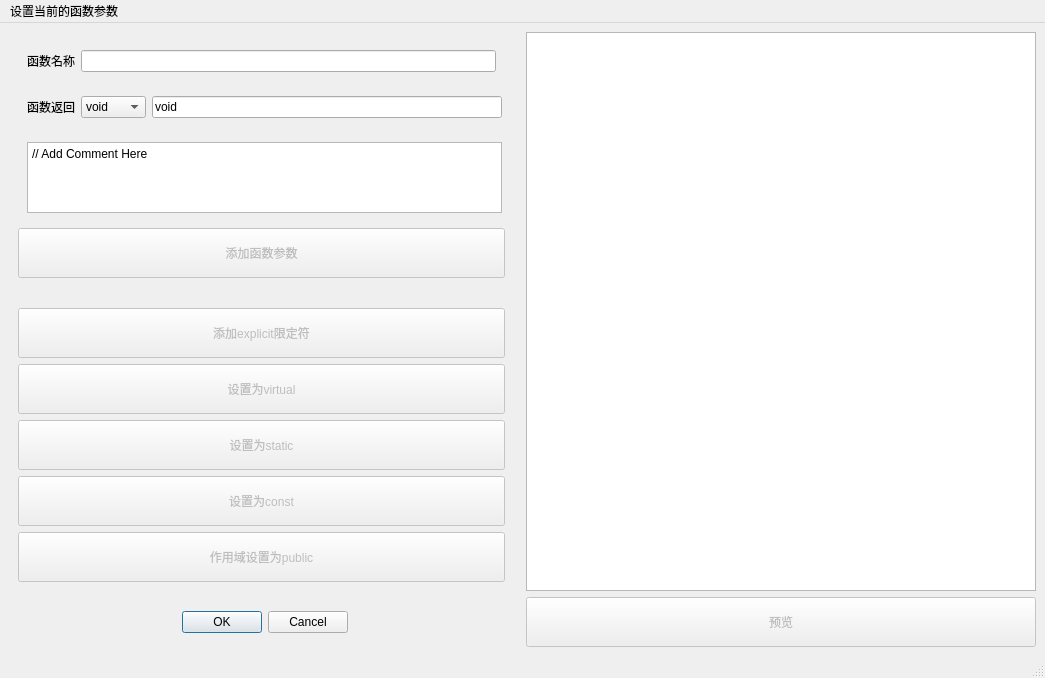
<?xml version="1.0" encoding="UTF-8"?>
<ui version="4.0">
 <class>NewFunctionWindow</class>
 <widget class="QMainWindow" name="NewFunctionWindow">
  <property name="geometry">
   <rect>
    <x>0</x>
    <y>0</y>
    <width>1045</width>
    <height>678</height>
   </rect>
  </property>
  <property name="windowTitle">
   <string>MainWindow</string>
  </property>
  <widget class="QWidget" name="centralwidget">
   <layout class="QGridLayout" name="gridLayout_6">
    <item row="0" column="1">
     <widget class="QTextBrowser" name="textBrowser"/>
    </item>
    <item row="1" column="0">
     <widget class="QDialogButtonBox" name="buttonBox">
      <property name="standardButtons">
       <set>QDialogButtonBox::Cancel|QDialogButtonBox::Ok</set>
      </property>
      <property name="centerButtons">
       <bool>true</bool>
      </property>
     </widget>
    </item>
    <item row="0" column="0">
     <widget class="QWidget" name="widget_4" native="true">
      <layout class="QGridLayout" name="gridLayout_3">
       <item row="5" column="0">
        <widget class="QPushButton" name="btn_addExplicit">
         <property name="enabled">
          <bool>false</bool>
         </property>
         <property name="minimumSize">
          <size>
           <width>200</width>
           <height>50</height>
          </size>
         </property>
         <property name="text">
          <string>添加explicit限定符</string>
         </property>
        </widget>
       </item>
       <item row="7" column="0">
        <widget class="QPushButton" name="btn_set_static">
         <property name="enabled">
          <bool>false</bool>
         </property>
         <property name="minimumSize">
          <size>
           <width>200</width>
           <height>50</height>
          </size>
         </property>
         <property name="text">
          <string>设置为static</string>
         </property>
        </widget>
       </item>
       <item row="8" column="0">
        <widget class="QPushButton" name="btn_add_const">
         <property name="enabled">
          <bool>false</bool>
         </property>
         <property name="minimumSize">
          <size>
           <width>200</width>
           <height>50</height>
          </size>
         </property>
         <property name="text">
          <string>设置为const</string>
         </property>
        </widget>
       </item>
       <item row="2" column="0" colspan="2">
        <widget class="QWidget" name="widget_5" native="true">
         <layout class="QGridLayout" name="gridLayout_4">
          <item row="0" column="0">
           <widget class="QTextEdit" name="comment_for_func">
            <property name="enabled">
             <bool>true</bool>
            </property>
            <property name="html">
             <string>&lt;!DOCTYPE HTML PUBLIC &quot;-//W3C//DTD HTML 4.0//EN&quot; &quot;http://www.w3.org/TR/REC-html40/strict.dtd&quot;&gt;
&lt;html&gt;&lt;head&gt;&lt;meta name=&quot;qrichtext&quot; content=&quot;1&quot; /&gt;&lt;meta charset=&quot;utf-8&quot; /&gt;&lt;style type=&quot;text/css&quot;&gt;
p, li { white-space: pre-wrap; }
hr { height: 1px; border-width: 0; }
li.unchecked::marker { content: &quot;\2610&quot;; }
li.checked::marker { content: &quot;\2612&quot;; }
&lt;/style&gt;&lt;/head&gt;&lt;body style=&quot; font-family:'Microsoft YaHei UI'; font-size:9pt; font-weight:400; font-style:normal;&quot;&gt;
&lt;p style=&quot; margin-top:0px; margin-bottom:0px; margin-left:0px; margin-right:0px; -qt-block-indent:0; text-indent:0px;&quot;&gt;// Add Comment Here&lt;/p&gt;
&lt;p style=&quot;-qt-paragraph-type:empty; margin-top:0px; margin-bottom:0px; margin-left:0px; margin-right:0px; -qt-block-indent:0; text-indent:0px;&quot;&gt;&lt;br /&gt;&lt;/p&gt;&lt;/body&gt;&lt;/html&gt;</string>
            </property>
           </widget>
          </item>
         </layout>
        </widget>
       </item>
       <item row="4" column="0">
        <widget class="QWidget" name="widget_6" native="true">
         <layout class="QGridLayout" name="gridLayout_5"/>
        </widget>
       </item>
       <item row="6" column="0">
        <widget class="QPushButton" name="btn_addVirtual">
         <property name="enabled">
          <bool>false</bool>
         </property>
         <property name="minimumSize">
          <size>
           <width>200</width>
           <height>50</height>
          </size>
         </property>
         <property name="text">
          <string>设置为virtual</string>
         </property>
        </widget>
       </item>
       <item row="0" column="0">
        <widget class="QWidget" name="widget_3" native="true">
         <layout class="QGridLayout" name="gridLayout_2">
          <item row="0" column="0">
           <widget class="QLabel" name="func_name_label">
            <property name="text">
             <string>函数名称</string>
            </property>
           </widget>
          </item>
          <item row="0" column="1">
           <widget class="QLineEdit" name="func_name_lineEdit"/>
          </item>
         </layout>
        </widget>
       </item>
       <item row="1" column="0" colspan="2">
        <widget class="QWidget" name="widget" native="true">
         <layout class="QGridLayout" name="gridLayout">
          <item row="0" column="0">
           <widget class="QLabel" name="func_ret_label">
            <property name="text">
             <string>函数返回</string>
            </property>
           </widget>
          </item>
          <item row="0" column="1">
           <widget class="QComboBox" name="func_ret_combo_box">
            <item>
             <property name="text">
              <string>void</string>
             </property>
            </item>
            <item>
             <property name="text">
              <string>bool</string>
             </property>
            </item>
            <item>
             <property name="text">
              <string>int</string>
             </property>
            </item>
            <item>
             <property name="text">
              <string>char</string>
             </property>
            </item>
            <item>
             <property name="text">
              <string>short</string>
             </property>
            </item>
            <item>
             <property name="text">
              <string>void*</string>
             </property>
            </item>
            <item>
             <property name="text">
              <string>自定义</string>
             </property>
            </item>
           </widget>
          </item>
          <item row="0" column="2">
           <widget class="QLineEdit" name="func_ret_type_line_edit">
            <property name="text">
             <string>void</string>
            </property>
           </widget>
          </item>
         </layout>
        </widget>
       </item>
       <item row="3" column="0">
        <widget class="QPushButton" name="btn_addParam">
         <property name="enabled">
          <bool>false</bool>
         </property>
         <property name="minimumSize">
          <size>
           <width>0</width>
           <height>50</height>
          </size>
         </property>
         <property name="text">
          <string>添加函数参数</string>
         </property>
        </widget>
       </item>
       <item row="9" column="0">
        <widget class="QPushButton" name="btn_varProperty">
         <property name="enabled">
          <bool>false</bool>
         </property>
         <property name="minimumSize">
          <size>
           <width>0</width>
           <height>50</height>
          </size>
         </property>
         <property name="text">
          <string>作用域设置为public</string>
         </property>
        </widget>
       </item>
      </layout>
     </widget>
    </item>
    <item row="1" column="1">
     <widget class="QPushButton" name="btn_preview">
      <property name="enabled">
       <bool>false</bool>
      </property>
      <property name="minimumSize">
       <size>
        <width>0</width>
        <height>50</height>
       </size>
      </property>
      <property name="text">
       <string>预览</string>
      </property>
     </widget>
    </item>
   </layout>
  </widget>
  <widget class="QMenuBar" name="menubar">
   <property name="geometry">
    <rect>
     <x>0</x>
     <y>0</y>
     <width>1045</width>
     <height>21</height>
    </rect>
   </property>
   <widget class="QMenu" name="menusetCurrentParams">
    <property name="title">
     <string>设置当前的函数参数</string>
    </property>
    <addaction name="action_setCurrentParams"/>
   </widget>
   <addaction name="menusetCurrentParams"/>
  </widget>
  <widget class="QStatusBar" name="statusbar"/>
  <action name="action_setCurrentParams">
   <property name="text">
    <string>_setCurrentParams</string>
   </property>
  </action>
 </widget>
 <resources/>
 <connections/>
</ui>
